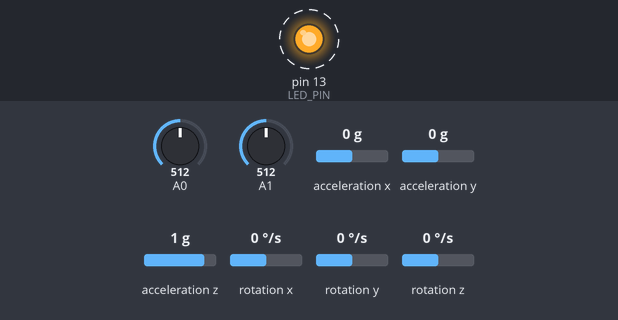
A sketch run on a simulated Arduino Uno, built with avr-gcc and run on an emulated ATmega328P. Parts: output pins drawn as LEDs (lit = HIGH). Dashed ring = blinking. The test bench sets the inputs (shaded band); at power-on: A0 = 512, A1 = 512, acceleration x 0 g, acceleration y 0 g, acceleration z 1 g, rotation x 0 °/s, rotation y 0 °/s, rotation z 0 °/s. What the sketch prints to the serial monitor is not drawn.

Above: at 0.1 s.
Timing chart, 0 to 3.0 s (numbered marks = the images above):
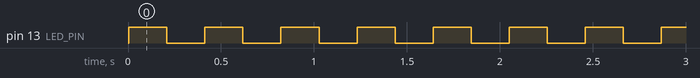

Measured:
- by itself, pin 13 (LED_PIN): alternates HIGH for 0.20 s and LOW for 0.20 s

The sketch:

111111.ino
```cpp
#include "Wire.h"
#include "I2Cdev.h"
#include "MPU6050.h"

MPU6050 accelgyro;

int16_t ax, ay, az;
int16_t gx, gy, gz;

#define LED_PIN 13
bool blinkState = false;
int a=1;
int b=1;
int c=0;
int d=0;
void setup() {
    Wire.begin();
    Serial.begin(9600);
    accelgyro.initialize();
    pinMode(LED_PIN, OUTPUT);
}

void loop() {
    accelgyro.getMotion6(&ax, &ay, &az, &gx, &gy, &gz);
    //Serial.print("a/g:\t");
    //Serial.print(ax*2*9.8/32768); Serial.print("\t");
    //Serial.print(ay*2*9.8/32768); Serial.print("\t");
    //Serial.print(az*2*9.8/32768); Serial.print("\t");
    //Serial.print(gx*90/32768); Serial.print("\t");
    //Serial.print(gy*90/32768); Serial.print("\t");
    //Serial.println(gz*90/32768);
    if(ax*2*9.8/32768>5)
    a=0;
    if(ax*2*9.8/32768<-3)
    a=2;
    if(ax*2*9.8/32768>-3&&ax*2*9.8/32768<5)
    a=1;
    if(ay*2*9.8/32768>5)
    b=0;
    if(ay*2*9.8/32768<-5)
    b=2;
    if(ay*2*9.8/32768>-5&&ay*2*9.8/32768<5)
    b=1;
    if(analogRead(A0)>1000)
    c=1;
    else
    c=0;
    if(analogRead(A1)>990)
    d=1;
    else
    d=0;

    blinkState = !blinkState;
    digitalWrite(LED_PIN, blinkState);
    Serial.print(a);
    Serial.print(",");
    Serial.print(b);
    Serial.print(",");
    Serial.print(c);
    Serial.print(",");
    Serial.println(d);

    delay(200);
}
```
